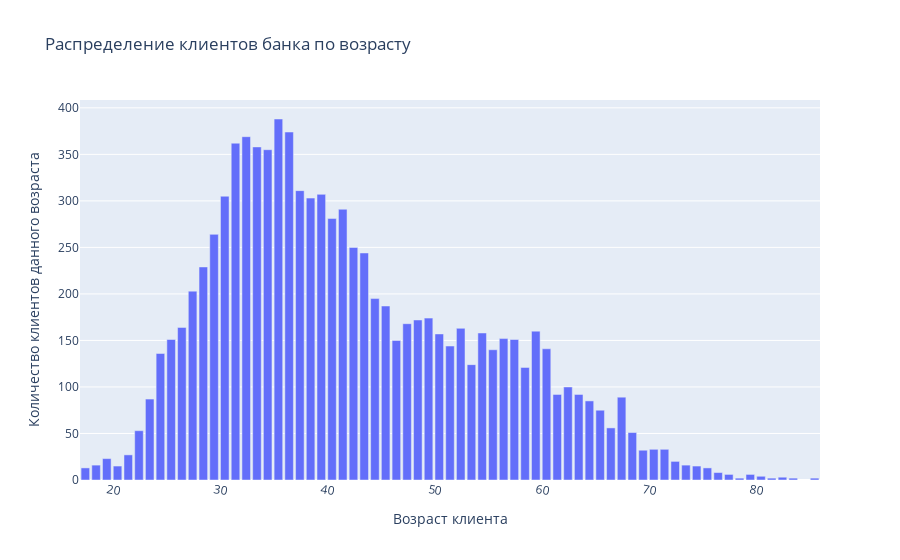

Here is the notebook cell this chart was saved with:
### Markdown cell above
Изучим возраст наших клиентов. Посмотрим распределение

### Code cell
fig = px.bar(df.groupby('age').size().reset_index(name='count'), x='age', y='count', 
             
             title='Распределение клиентов банка по возрасту')
fig.update_xaxes(tickangle=10)
fig.update_xaxes(title_text='Возраст клиента')
fig.update_yaxes(title_text='Количество клиентов данного возраста')
fig.show()

### Figure 1 — Plotly figure (JSON) as saved in the notebook; plotly's stock layout.template omitted (floating-point values rounded to 4 significant figures)
{"data": [{"alignmentgroup": "True", "hovertemplate": "age=%{x}<br>count=%{y}<extra></extra>", "legendgroup": "", "marker": {"color": "#636efa", "pattern": {"shape": ""}}, "name": "", "offsetgroup": "", "orientation": "v", "showlegend": false, "textposition": "auto", "type": "bar", "x": [18, 19, 20, 21, 22, 23, 24, 25, 26, 27, 28, 29, 30, 31, 32, 33, 34, 35, 36, 37, 38, 39, 40, 41, 42, 43, 44, 45, 46, 47, 48, 49, 50, 51, 52, 53, 54, 55, 56, 57, 58, 59, 60, 61, 62, 63, 64, 65, 66, 67, 68, 69, 70, 71, 72, 73, 74, 75, 76, 77, 78, 79, 80, 81, 82, 83, 84, 86], "xaxis": "x", "y": [13, 16, 23, 15, 27, 53, 87, 136, 151, 164, 203, 229, 264, 305, 362, 369, 358, 355, 388, 374, 311, 303, 307, 281, 291, 250, 244, 195, 187, 150, 168, 172, 174, 157, 144, 163, 124, 158, 140, 152, 151, 121, 160, 141, 92, 100, 92, 85, 75, 56, 89, 51, 32, 33, 33, 20, 16, 15, 13, 8, 6, 2, 6, 4, 2, 3, 2, 2], "yaxis": "y"}], "layout": {"barmode": "relative", "legend": {"tracegroupgap": 0}, "title": {"text": "Распределение клиентов банка по возрасту"}, "xaxis": {"anchor": "y", "domain": [0, 1], "tickangle": 10, "title": {"text": "Возраст клиента"}}, "yaxis": {"anchor": "x", "domain": [0, 1], "title": {"text": "Количество клиентов данного возраста"}}}}
